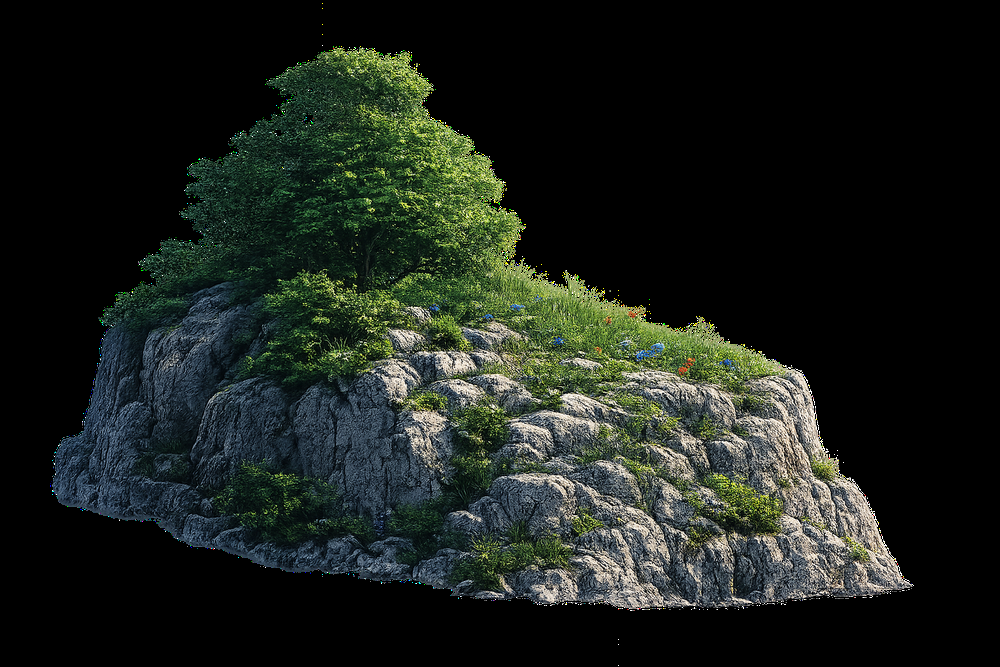
#> input picture assets/scene/ChatGPT_Image_Jun_5__2026__03_03_35_PM.png, 1000 x 667 px, shrunk from 1536 x 1024 before the run
$ python hatch-recipe.py ../../assets/scene/ChatGPT_Image_Jun_5__2026__03_03_35_PM.png ../../assets/scene/ChatGPT_Image_Jun_5__2026__03_03_35_PM.png 5 5 out.png   (older library calls are emulated)
#> lines starting #> are read from the running program, lines starting #| are printed output that depends on the picture; after the words box and inside, x2 and y2 are one past the last pixel; in counts of white or black regions, pixels touching at a corner belong together
"""Tonal crosshatch recipe for a cut-out (RGBA): outline, luminance bands as polygons (each band gets its own hatch
angle/spacing), crack/edge lines. usage: hatch-recipe.py <in.png> <out.json> [bands]"""
import sys, json, numpy as np, cv2
src, out = sys.argv[1], sys.argv[2]; NB = int(sys.argv[3]) if len(sys.argv) > 3 else 4
ATHR = int(sys.argv[4]) if len(sys.argv) > 4 else 128          # alpha threshold for the tonal region (low = include soft shadows)
OUTLINE_SRC = sys.argv[5] if len(sys.argv) > 5 else None     # optional mask image whose silhouette gives the outline / paper body
im = cv2.imread(src, cv2.IMREAD_UNCHANGED); H, W = im.shape[:2]
#> further down, im is the input picture: shape (667, 1000, 4); mean B, G, R, A 27.3, 32.9, 27.2, 100.4
#> after `H, W = im.shape[:2]`: H = 667; W = 1000
alpha = im[:, :, 3] > ATHR
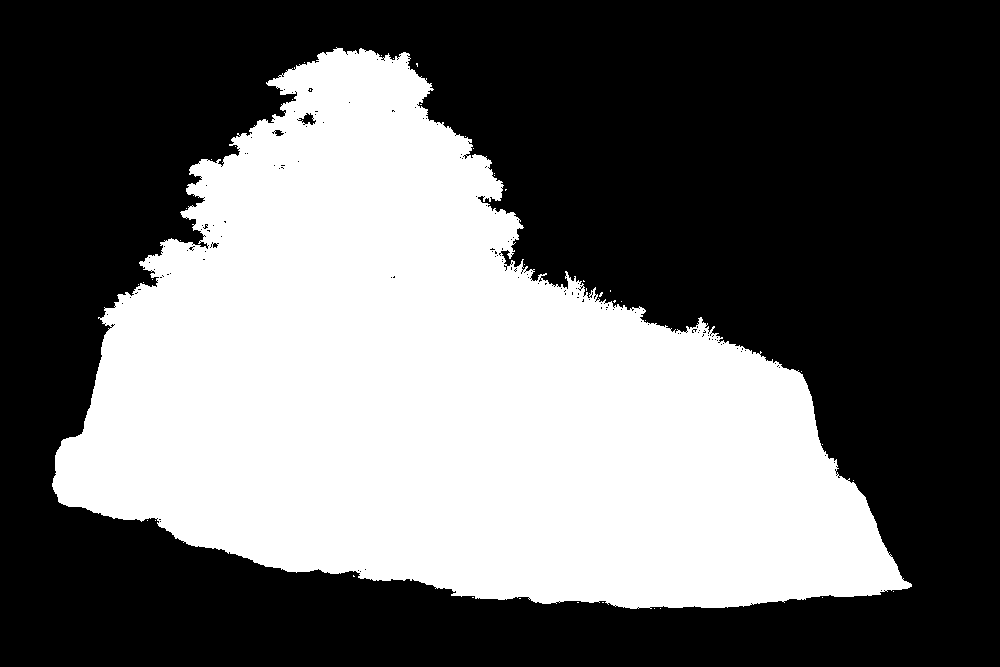
#> alpha: shape (667, 1000) bool; 40.6% white; 42 white regions (41 under 20 px), largest, box (x1, y1, x2, y2) and area: (52, 47, 912, 609) 270400
# composite over white so a translucent shadow becomes a grey tone
a255 = im[:, :, 3:4].astype(np.float32) / 255.0
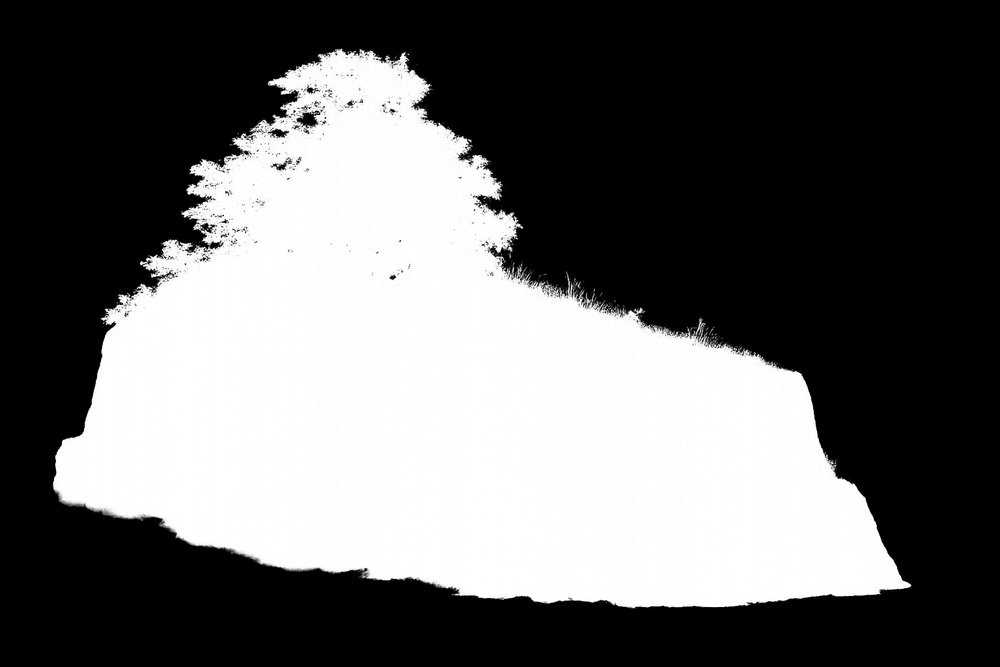
#> a255: shape (667, 1000, 1) float32; min 0, max 1, mean 0.394
bgr = (im[:, :, :3].astype(np.float32) * a255 + 255 * (1 - a255)).astype(np.uint8); bgr[~alpha] = 255
#> after `bgr = (im[:, :, :3].astype(np.float32) * a255 + 255 * (1 - a255)).asty`:
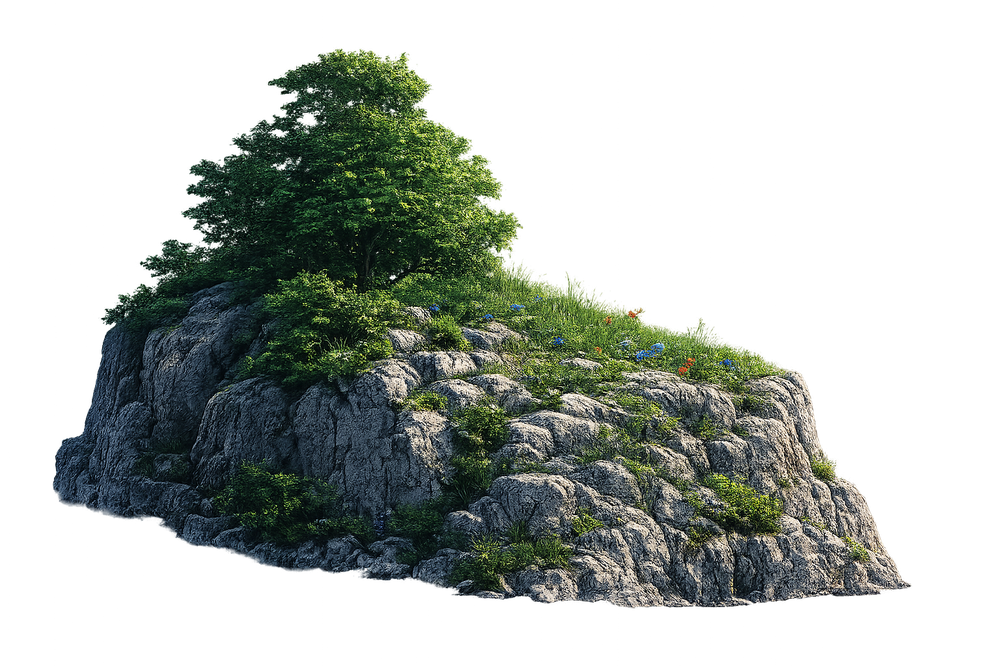
#> bgr: shape (667, 1000, 3); mean B, G, R 180.4, 185.4, 180.1
#> after `bgr[~alpha] = 255`: bgr: shape (667, 1000, 3); 0.58% of pixels changed, all inside (x1, y1, x2, y2) = (8, 3, 917, 666)
sm = cv2.pyrMeanShiftFiltering(bgr, 9, 22)
L = cv2.cvtColor(sm, cv2.COLOR_BGR2LAB)[:, :, 0].astype(np.float32)
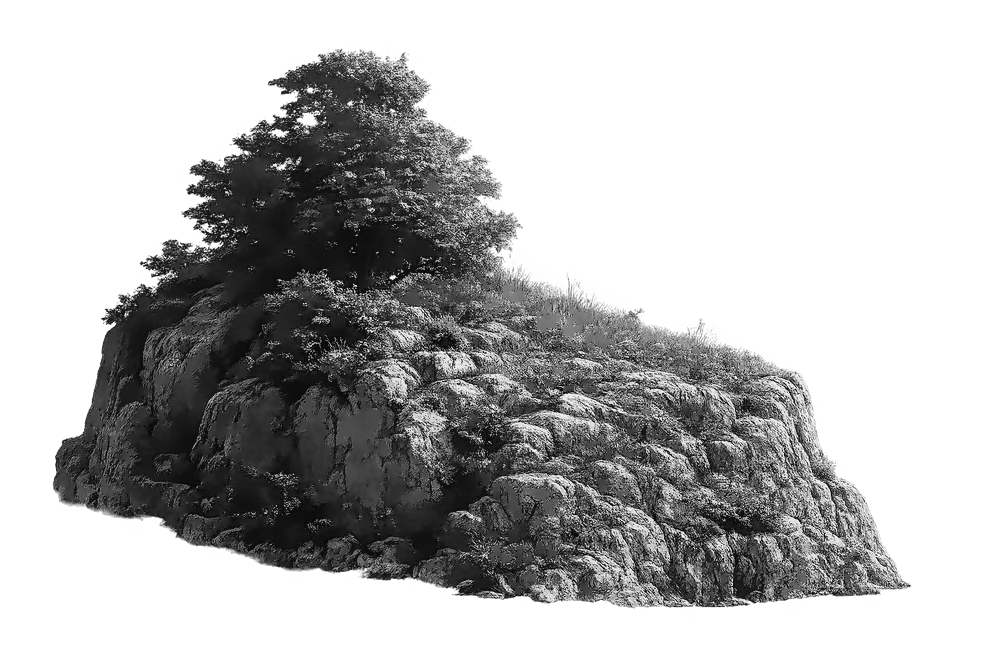
#> L: shape (667, 1000) float32; min 0, max 255, mean 185.4
L[~alpha] = 255
#> L: shape (667, 1000) float32; 0.69% of pixels changed, all inside (x1, y1, x2, y2) = (84, 44, 901, 619)
def polys(mask, eps, min_area):
    cnts, _ = cv2.findContours(mask.astype(np.uint8), cv2.RETR_EXTERNAL, cv2.CHAIN_APPROX_SIMPLE); res = []
    for c in cnts:
        if cv2.contourArea(c) < min_area: continue
        ap = cv2.approxPolyDP(c, eps, True)
        if len(ap) >= 3: res.append([[round(float(p[0][0]), 1), round(float(p[0][1]), 1)] for p in ap])
    return res
# outline: smoothed silhouette
#> (the run stopped early here; a loop or call above may not have finished)
